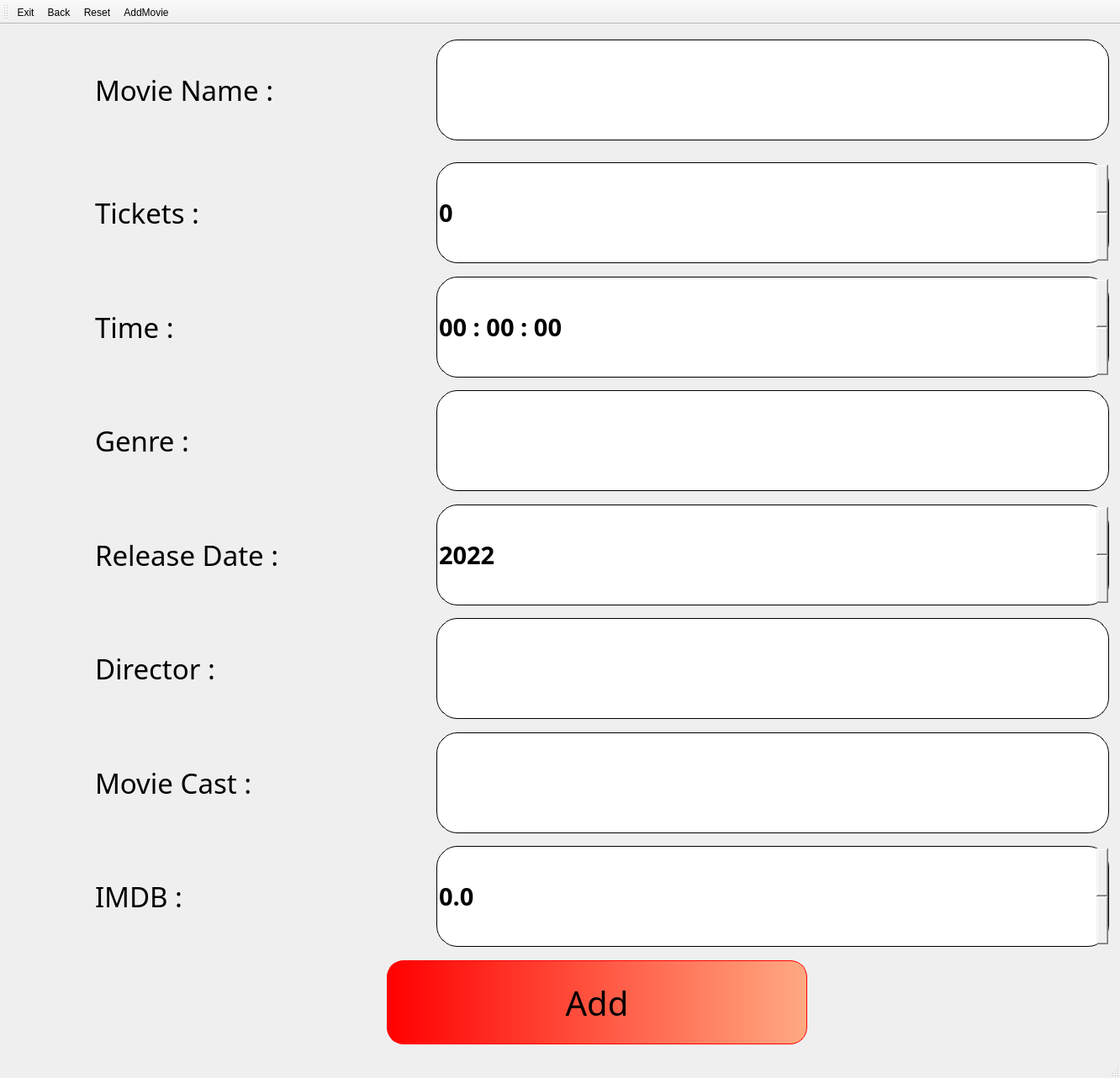
<?xml version="1.0" encoding="UTF-8"?>
<ui version="4.0">
 <class>add_movie</class>
 <widget class="QMainWindow" name="add_movie">
  <property name="geometry">
   <rect>
    <x>0</x>
    <y>0</y>
    <width>1332</width>
    <height>1282</height>
   </rect>
  </property>
  <property name="windowTitle">
   <string>MainWindow</string>
  </property>
  <property name="styleSheet">
   <string notr="true">QPushButton
{
background-color:qlineargradient(spread:pad, x1:0, y1:0, x2:1, y2:0, stop:0 rgb(255, 0, 0), stop:1 rgb(255, 170, 130));
border: 1px solid red;
border-radius: 20px;

}
QPushButton:hover
{
background-color:qlineargradient(spread:pad, x1:0, y1:0, x2:1, y2:0, stop:0 rgb(255, 94, 30), stop:1 rgba(255, 208, 176, 200));
}
QLineEdit
{
border: 1px solid black;
border-radius: 25px;
}
QSpinBox
{
border: 1px solid black;
border-radius: 25px;
}
QDoubleSpinBox
{
border: 1px solid black;
border-radius: 25px;
}
QTimeEdit
{
border: 1px solid black;
border-radius: 25px;
}</string>
  </property>
  <widget class="QWidget" name="centralwidget">
   <layout class="QHBoxLayout" name="horizontalLayout_7">
    <item>
     <spacer name="horizontalSpacer_3">
      <property name="orientation">
       <enum>Qt::Horizontal</enum>
      </property>
      <property name="sizeHint" stdset="0">
       <size>
        <width>40</width>
        <height>20</height>
       </size>
      </property>
     </spacer>
    </item>
    <item>
     <layout class="QVBoxLayout" name="verticalLayout">
      <property name="leftMargin">
       <number>100</number>
      </property>
      <item>
       <spacer name="verticalSpacer">
        <property name="orientation">
         <enum>Qt::Vertical</enum>
        </property>
        <property name="sizeHint" stdset="0">
         <size>
          <width>20</width>
          <height>40</height>
         </size>
        </property>
       </spacer>
      </item>
      <item>
       <layout class="QHBoxLayout" name="horizontalLayout">
        <item>
         <widget class="QLabel" name="label">
          <property name="minimumSize">
           <size>
            <width>400</width>
            <height>0</height>
           </size>
          </property>
          <property name="font">
           <font>
            <family>French Script MT</family>
            <pointsize>25</pointsize>
           </font>
          </property>
          <property name="text">
           <string>Movie Name : </string>
          </property>
          <property name="buddy">
           <cstring>lineEdit_movie_name</cstring>
          </property>
         </widget>
        </item>
        <item>
         <widget class="QLineEdit" name="lineEdit_movie_name">
          <property name="sizePolicy">
           <sizepolicy hsizetype="Expanding" vsizetype="Fixed">
            <horstretch>0</horstretch>
            <verstretch>0</verstretch>
           </sizepolicy>
          </property>
          <property name="minimumSize">
           <size>
            <width>800</width>
            <height>120</height>
           </size>
          </property>
          <property name="font">
           <font>
            <family>Comic Sans MS</family>
            <pointsize>16</pointsize>
            <weight>50</weight>
            <bold>false</bold>
           </font>
          </property>
         </widget>
        </item>
       </layout>
      </item>
      <item>
       <spacer name="verticalSpacer_9">
        <property name="orientation">
         <enum>Qt::Vertical</enum>
        </property>
        <property name="sizeType">
         <enum>QSizePolicy::Preferred</enum>
        </property>
        <property name="sizeHint" stdset="0">
         <size>
          <width>20</width>
          <height>40</height>
         </size>
        </property>
       </spacer>
      </item>
      <item>
       <layout class="QHBoxLayout" name="horizontalLayout_9">
        <property name="topMargin">
         <number>10</number>
        </property>
        <item>
         <widget class="QLabel" name="label_7">
          <property name="minimumSize">
           <size>
            <width>400</width>
            <height>0</height>
           </size>
          </property>
          <property name="font">
           <font>
            <family>French Script MT</family>
            <pointsize>25</pointsize>
           </font>
          </property>
          <property name="text">
           <string>Tickets : </string>
          </property>
         </widget>
        </item>
        <item>
         <widget class="QSpinBox" name="spinBox_Tickets">
          <property name="sizePolicy">
           <sizepolicy hsizetype="Minimum" vsizetype="Fixed">
            <horstretch>0</horstretch>
            <verstretch>0</verstretch>
           </sizepolicy>
          </property>
          <property name="minimumSize">
           <size>
            <width>800</width>
            <height>120</height>
           </size>
          </property>
          <property name="font">
           <font>
            <family>French Script MT</family>
            <pointsize>22</pointsize>
            <weight>75</weight>
            <bold>true</bold>
           </font>
          </property>
          <property name="maximum">
           <number>999999999</number>
          </property>
         </widget>
        </item>
       </layout>
      </item>
      <item>
       <layout class="QHBoxLayout" name="horizontalLayout_10">
        <property name="topMargin">
         <number>10</number>
        </property>
        <item>
         <widget class="QLabel" name="label_8">
          <property name="sizePolicy">
           <sizepolicy hsizetype="Minimum" vsizetype="Preferred">
            <horstretch>0</horstretch>
            <verstretch>0</verstretch>
           </sizepolicy>
          </property>
          <property name="minimumSize">
           <size>
            <width>400</width>
            <height>120</height>
           </size>
          </property>
          <property name="font">
           <font>
            <family>French Script MT</family>
            <pointsize>25</pointsize>
           </font>
          </property>
          <property name="text">
           <string>Time : </string>
          </property>
         </widget>
        </item>
        <item>
         <widget class="QTimeEdit" name="timeEdit">
          <property name="sizePolicy">
           <sizepolicy hsizetype="Minimum" vsizetype="Fixed">
            <horstretch>0</horstretch>
            <verstretch>0</verstretch>
           </sizepolicy>
          </property>
          <property name="minimumSize">
           <size>
            <width>800</width>
            <height>120</height>
           </size>
          </property>
          <property name="font">
           <font>
            <family>French Script MT</family>
            <pointsize>22</pointsize>
            <weight>75</weight>
            <bold>true</bold>
           </font>
          </property>
          <property name="autoFillBackground">
           <bool>false</bool>
          </property>
          <property name="currentSection">
           <enum>QDateTimeEdit::HourSection</enum>
          </property>
          <property name="displayFormat">
           <string>hh : mm : ss</string>
          </property>
          <property name="calendarPopup">
           <bool>false</bool>
          </property>
          <property name="currentSectionIndex">
           <number>0</number>
          </property>
          <property name="timeSpec">
           <enum>Qt::LocalTime</enum>
          </property>
          <property name="time">
           <time>
            <hour>0</hour>
            <minute>0</minute>
            <second>0</second>
           </time>
          </property>
         </widget>
        </item>
       </layout>
      </item>
      <item>
       <spacer name="verticalSpacer_3">
        <property name="orientation">
         <enum>Qt::Vertical</enum>
        </property>
        <property name="sizeType">
         <enum>QSizePolicy::Preferred</enum>
        </property>
        <property name="sizeHint" stdset="0">
         <size>
          <width>20</width>
          <height>40</height>
         </size>
        </property>
       </spacer>
      </item>
      <item>
       <layout class="QHBoxLayout" name="horizontalLayout_2">
        <item>
         <widget class="QLabel" name="label_2">
          <property name="minimumSize">
           <size>
            <width>400</width>
            <height>0</height>
           </size>
          </property>
          <property name="font">
           <font>
            <family>French Script MT</family>
            <pointsize>25</pointsize>
           </font>
          </property>
          <property name="text">
           <string>Genre : </string>
          </property>
          <property name="buddy">
           <cstring>lineEdit_Genre</cstring>
          </property>
         </widget>
        </item>
        <item>
         <widget class="QLineEdit" name="lineEdit_Genre">
          <property name="sizePolicy">
           <sizepolicy hsizetype="Expanding" vsizetype="Fixed">
            <horstretch>0</horstretch>
            <verstretch>0</verstretch>
           </sizepolicy>
          </property>
          <property name="minimumSize">
           <size>
            <width>800</width>
            <height>120</height>
           </size>
          </property>
          <property name="font">
           <font>
            <family>Comic Sans MS</family>
            <pointsize>16</pointsize>
            <weight>50</weight>
            <bold>false</bold>
           </font>
          </property>
         </widget>
        </item>
       </layout>
      </item>
      <item>
       <spacer name="verticalSpacer_4">
        <property name="orientation">
         <enum>Qt::Vertical</enum>
        </property>
        <property name="sizeType">
         <enum>QSizePolicy::Preferred</enum>
        </property>
        <property name="sizeHint" stdset="0">
         <size>
          <width>20</width>
          <height>40</height>
         </size>
        </property>
       </spacer>
      </item>
      <item>
       <layout class="QHBoxLayout" name="horizontalLayout_4">
        <item>
         <widget class="QLabel" name="label_4">
          <property name="minimumSize">
           <size>
            <width>400</width>
            <height>0</height>
           </size>
          </property>
          <property name="font">
           <font>
            <family>French Script MT</family>
            <pointsize>25</pointsize>
           </font>
          </property>
          <property name="text">
           <string>Release Date : </string>
          </property>
         </widget>
        </item>
        <item>
         <widget class="QSpinBox" name="spinBox_ReleaseDate">
          <property name="sizePolicy">
           <sizepolicy hsizetype="Minimum" vsizetype="Fixed">
            <horstretch>0</horstretch>
            <verstretch>0</verstretch>
           </sizepolicy>
          </property>
          <property name="minimumSize">
           <size>
            <width>800</width>
            <height>120</height>
           </size>
          </property>
          <property name="font">
           <font>
            <family>French Script MT</family>
            <pointsize>22</pointsize>
            <weight>75</weight>
            <bold>true</bold>
           </font>
          </property>
          <property name="maximum">
           <number>2022</number>
          </property>
          <property name="singleStep">
           <number>1</number>
          </property>
          <property name="value">
           <number>2022</number>
          </property>
         </widget>
        </item>
       </layout>
      </item>
      <item>
       <spacer name="verticalSpacer_5">
        <property name="orientation">
         <enum>Qt::Vertical</enum>
        </property>
        <property name="sizeType">
         <enum>QSizePolicy::Preferred</enum>
        </property>
        <property name="sizeHint" stdset="0">
         <size>
          <width>20</width>
          <height>40</height>
         </size>
        </property>
       </spacer>
      </item>
      <item>
       <layout class="QHBoxLayout" name="horizontalLayout_3">
        <item>
         <widget class="QLabel" name="label_3">
          <property name="minimumSize">
           <size>
            <width>400</width>
            <height>0</height>
           </size>
          </property>
          <property name="font">
           <font>
            <family>French Script MT</family>
            <pointsize>25</pointsize>
           </font>
          </property>
          <property name="text">
           <string>Director : </string>
          </property>
          <property name="buddy">
           <cstring>lineEdit_Director</cstring>
          </property>
         </widget>
        </item>
        <item>
         <widget class="QLineEdit" name="lineEdit_Director">
          <property name="sizePolicy">
           <sizepolicy hsizetype="Expanding" vsizetype="Fixed">
            <horstretch>0</horstretch>
            <verstretch>0</verstretch>
           </sizepolicy>
          </property>
          <property name="minimumSize">
           <size>
            <width>800</width>
            <height>120</height>
           </size>
          </property>
          <property name="font">
           <font>
            <family>Comic Sans MS</family>
            <pointsize>16</pointsize>
            <weight>50</weight>
            <bold>false</bold>
           </font>
          </property>
         </widget>
        </item>
       </layout>
      </item>
      <item>
       <spacer name="verticalSpacer_6">
        <property name="orientation">
         <enum>Qt::Vertical</enum>
        </property>
        <property name="sizeType">
         <enum>QSizePolicy::Preferred</enum>
        </property>
        <property name="sizeHint" stdset="0">
         <size>
          <width>20</width>
          <height>40</height>
         </size>
        </property>
       </spacer>
      </item>
      <item>
       <layout class="QHBoxLayout" name="horizontalLayout_5">
        <item>
         <widget class="QLabel" name="label_5">
          <property name="minimumSize">
           <size>
            <width>400</width>
            <height>0</height>
           </size>
          </property>
          <property name="font">
           <font>
            <family>French Script MT</family>
            <pointsize>25</pointsize>
           </font>
          </property>
          <property name="text">
           <string>Movie Cast : </string>
          </property>
          <property name="buddy">
           <cstring>lineEdit_Movie_Cast</cstring>
          </property>
         </widget>
        </item>
        <item>
         <widget class="QLineEdit" name="lineEdit_Movie_Cast">
          <property name="sizePolicy">
           <sizepolicy hsizetype="Expanding" vsizetype="Fixed">
            <horstretch>0</horstretch>
            <verstretch>0</verstretch>
           </sizepolicy>
          </property>
          <property name="minimumSize">
           <size>
            <width>800</width>
            <height>120</height>
           </size>
          </property>
          <property name="font">
           <font>
            <family>Comic Sans MS</family>
            <pointsize>16</pointsize>
            <weight>50</weight>
            <bold>false</bold>
           </font>
          </property>
         </widget>
        </item>
       </layout>
      </item>
      <item>
       <spacer name="verticalSpacer_7">
        <property name="orientation">
         <enum>Qt::Vertical</enum>
        </property>
        <property name="sizeType">
         <enum>QSizePolicy::Preferred</enum>
        </property>
        <property name="sizeHint" stdset="0">
         <size>
          <width>20</width>
          <height>40</height>
         </size>
        </property>
       </spacer>
      </item>
      <item>
       <layout class="QHBoxLayout" name="horizontalLayout_6">
        <item>
         <widget class="QLabel" name="label_6">
          <property name="minimumSize">
           <size>
            <width>400</width>
            <height>0</height>
           </size>
          </property>
          <property name="font">
           <font>
            <family>French Script MT</family>
            <pointsize>25</pointsize>
           </font>
          </property>
          <property name="text">
           <string>IMDB : </string>
          </property>
         </widget>
        </item>
        <item>
         <widget class="QDoubleSpinBox" name="doubleSpinBox_IMDB">
          <property name="sizePolicy">
           <sizepolicy hsizetype="Minimum" vsizetype="Fixed">
            <horstretch>0</horstretch>
            <verstretch>0</verstretch>
           </sizepolicy>
          </property>
          <property name="minimumSize">
           <size>
            <width>800</width>
            <height>120</height>
           </size>
          </property>
          <property name="font">
           <font>
            <family>French Script MT</family>
            <pointsize>22</pointsize>
            <weight>75</weight>
            <bold>true</bold>
           </font>
          </property>
          <property name="decimals">
           <number>1</number>
          </property>
          <property name="maximum">
           <double>10.000000000000000</double>
          </property>
          <property name="singleStep">
           <double>0.100000000000000</double>
          </property>
          <property name="value">
           <double>0.000000000000000</double>
          </property>
         </widget>
        </item>
       </layout>
      </item>
      <item>
       <spacer name="verticalSpacer_8">
        <property name="orientation">
         <enum>Qt::Vertical</enum>
        </property>
        <property name="sizeHint" stdset="0">
         <size>
          <width>20</width>
          <height>40</height>
         </size>
        </property>
       </spacer>
      </item>
      <item>
       <layout class="QHBoxLayout" name="horizontalLayout_8">
        <property name="topMargin">
         <number>0</number>
        </property>
        <item>
         <spacer name="horizontalSpacer">
          <property name="orientation">
           <enum>Qt::Horizontal</enum>
          </property>
          <property name="sizeHint" stdset="0">
           <size>
            <width>40</width>
            <height>20</height>
           </size>
          </property>
         </spacer>
        </item>
        <item>
         <widget class="QPushButton" name="pushButton">
          <property name="sizePolicy">
           <sizepolicy hsizetype="Fixed" vsizetype="Fixed">
            <horstretch>0</horstretch>
            <verstretch>0</verstretch>
           </sizepolicy>
          </property>
          <property name="minimumSize">
           <size>
            <width>500</width>
            <height>100</height>
           </size>
          </property>
          <property name="font">
           <font>
            <family>G2 Geometr885 BT</family>
            <pointsize>30</pointsize>
           </font>
          </property>
          <property name="text">
           <string>Add</string>
          </property>
         </widget>
        </item>
        <item>
         <widget class="QLabel" name="label_AddPic">
          <property name="text">
           <string/>
          </property>
         </widget>
        </item>
        <item>
         <spacer name="horizontalSpacer_2">
          <property name="orientation">
           <enum>Qt::Horizontal</enum>
          </property>
          <property name="sizeHint" stdset="0">
           <size>
            <width>40</width>
            <height>20</height>
           </size>
          </property>
         </spacer>
        </item>
       </layout>
      </item>
      <item>
       <spacer name="verticalSpacer_2">
        <property name="orientation">
         <enum>Qt::Vertical</enum>
        </property>
        <property name="sizeHint" stdset="0">
         <size>
          <width>20</width>
          <height>40</height>
         </size>
        </property>
       </spacer>
      </item>
     </layout>
    </item>
    <item>
     <spacer name="horizontalSpacer_4">
      <property name="orientation">
       <enum>Qt::Horizontal</enum>
      </property>
      <property name="sizeHint" stdset="0">
       <size>
        <width>40</width>
        <height>20</height>
       </size>
      </property>
     </spacer>
    </item>
   </layout>
  </widget>
  <widget class="QMenuBar" name="menubar">
   <property name="geometry">
    <rect>
     <x>0</x>
     <y>0</y>
     <width>1332</width>
     <height>19</height>
    </rect>
   </property>
  </widget>
  <widget class="QStatusBar" name="statusbar"/>
  <widget class="QToolBar" name="toolBar">
   <property name="windowTitle">
    <string>toolBar</string>
   </property>
   <attribute name="toolBarArea">
    <enum>TopToolBarArea</enum>
   </attribute>
   <attribute name="toolBarBreak">
    <bool>false</bool>
   </attribute>
   <addaction name="actionExit"/>
   <addaction name="actionBack"/>
   <addaction name="actionReset"/>
   <addaction name="actionAddMovie"/>
  </widget>
  <action name="actionReset">
   <property name="icon">
    <iconset resource="resourse.qrc">
     <normaloff>:/Resourse/Resourse/Icon/reload.png</normaloff>:/Resourse/Resourse/Icon/reload.png</iconset>
   </property>
   <property name="text">
    <string>Reset</string>
   </property>
  </action>
  <action name="actionBack">
   <property name="icon">
    <iconset resource="resourse.qrc">
     <normaloff>:/Resourse/Resourse/Icon/back.png</normaloff>:/Resourse/Resourse/Icon/back.png</iconset>
   </property>
   <property name="text">
    <string>Back</string>
   </property>
   <property name="toolTip">
    <string>&lt;html&gt;&lt;head/&gt;&lt;body&gt;&lt;p&gt;&lt;span style=&quot; font-size:10pt;&quot;&gt;Previouse Page&lt;/span&gt;&lt;/p&gt;&lt;/body&gt;&lt;/html&gt;</string>
   </property>
  </action>
  <action name="actionExit">
   <property name="icon">
    <iconset resource="resourse.qrc">
     <normaloff>:/Resourse/Resourse/Icon/Exit critical.png</normaloff>:/Resourse/Resourse/Icon/Exit critical.png</iconset>
   </property>
   <property name="text">
    <string>Exit</string>
   </property>
   <property name="toolTip">
    <string>&lt;html&gt;&lt;head/&gt;&lt;body&gt;&lt;p&gt;Exit&lt;/p&gt;&lt;/body&gt;&lt;/html&gt;</string>
   </property>
  </action>
  <action name="actionAddMovie">
   <property name="icon">
    <iconset resource="resourse.qrc">
     <normaloff>:/Resourse/Resourse/Icon/icons8-add-file-100.png</normaloff>:/Resourse/Resourse/Icon/icons8-add-file-100.png</iconset>
   </property>
   <property name="text">
    <string>AddMovie</string>
   </property>
  </action>
 </widget>
 <resources>
  <include location="resourse.qrc"/>
 </resources>
 <connections/>
</ui>
